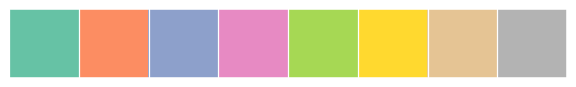

The script that drew this image:
import seaborn as sns; sns.set_theme()
sns.palplot(sns.mpl_palette("Set2", 8))
